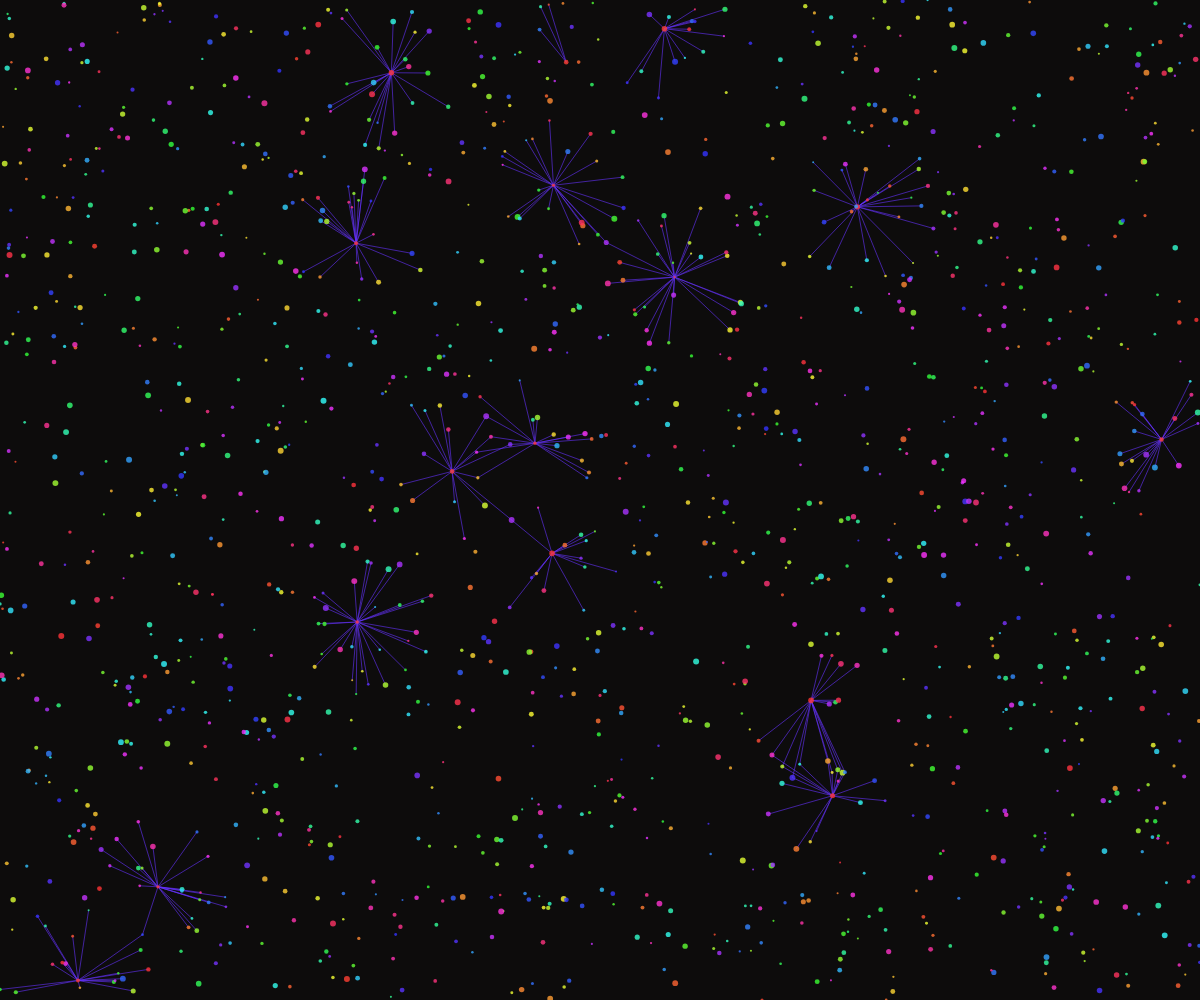
Frame 1 (no input)
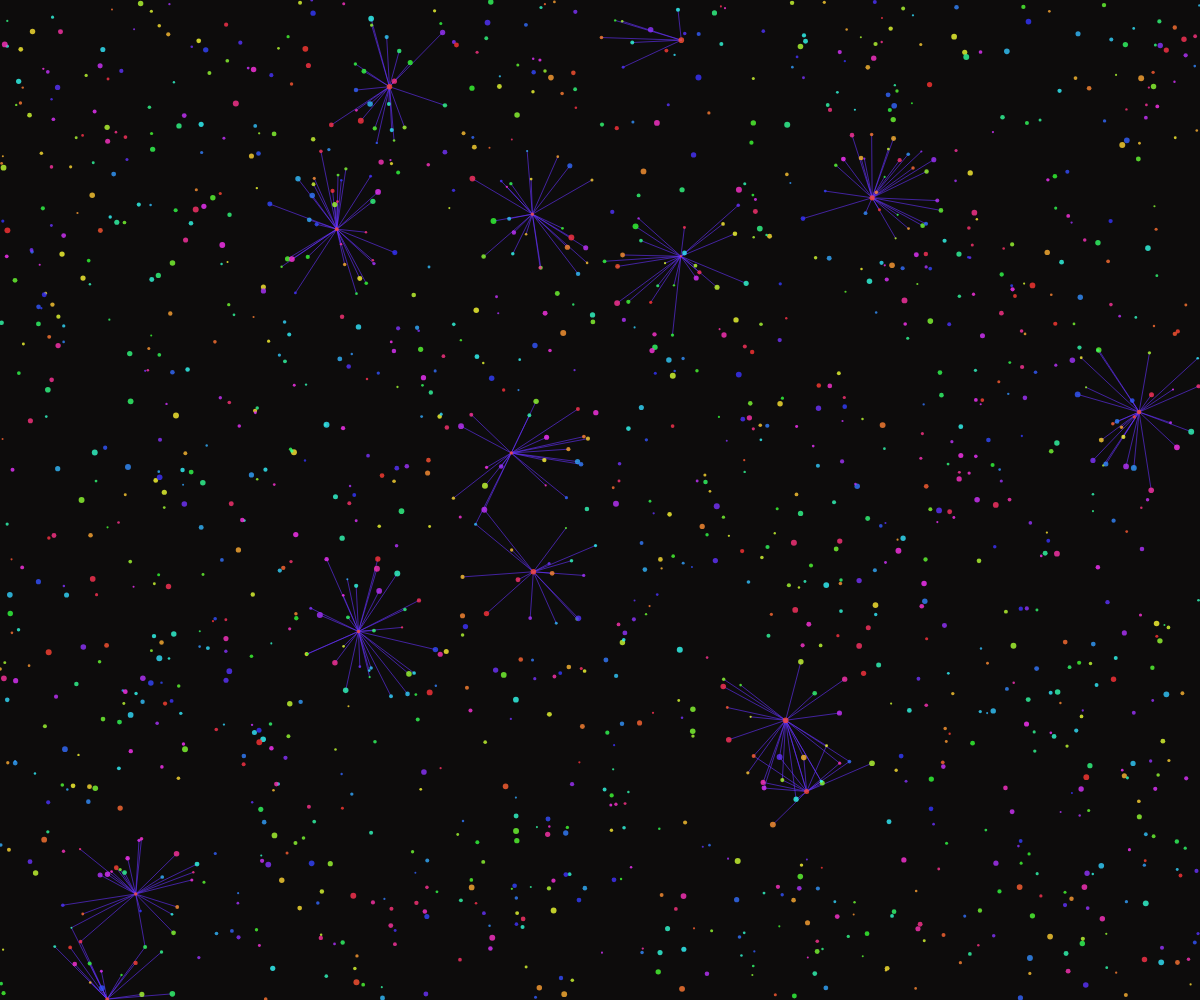
Frame 60 (no input)
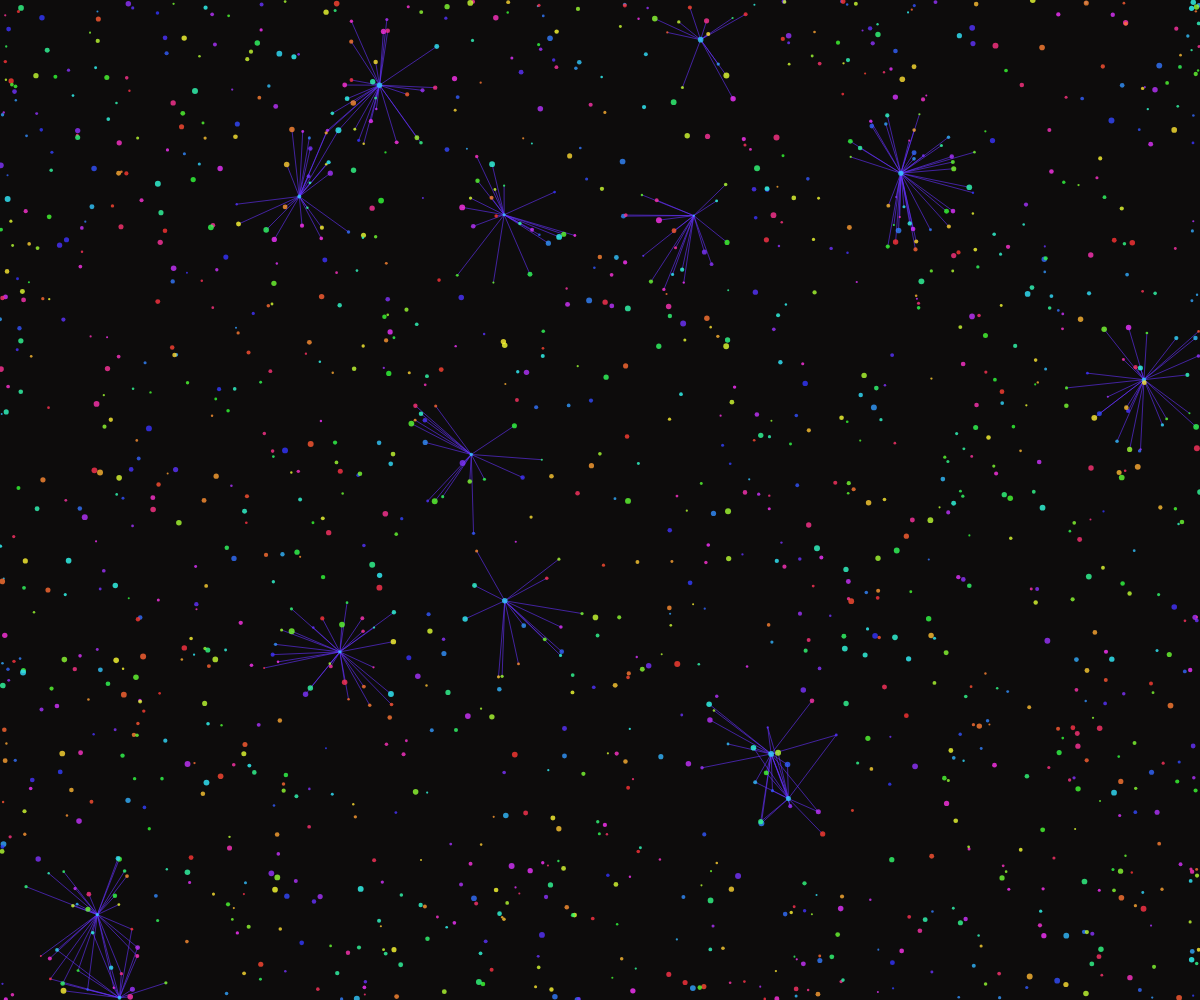
Frame 120 (the mouse pressed at the canvas centre since frame 60)

The p5.js sketch that drew these frames (run headless with seeded random() and noise() and a simulated clock; from frame 60 on, the mouse is pressed at the canvas centre):

// p5.js sketch
// ── sketch.js
let particles = [];
let grid;
let gridSize = 50;
let maxParticles = 1500;
let connectionCount = 0;
let maxConnectionsPerFrame = 300;

function setup() {
  createCanvas(windowWidth, windowHeight);
  colorMode(HSB, 360, 100, 100, 100);
  
  for (let i = 0; i < maxParticles; i++) {
    particles.push({
      pos: createVector(random(width), random(height)),
      vel: createVector(random(-0.5, 0.5), random(-0.5, 0.5)),
      hue: (i * 360 / maxParticles + frameCount * 0.5) % 360,
      size: random(2, 6)
    });
  }
  
  grid = new Array(ceil(width / gridSize));
  for (let i = 0; i < grid.length; i++) {
    grid[i] = new Array(ceil(height / gridSize));
    for (let j = 0; j < grid[i].length; j++) {
      grid[i][j] = [];
    }
  }
}

function draw() {
  background(0, 5, 5);
  
  // Update particles
  for (let p of particles) {
    p.pos.add(p.vel);
    p.hue = (p.hue + 0.1) % 360;
    
    // Bounce at edges with some randomness
    if (p.pos.x < 0 || p.pos.x > width) {
      p.vel.x *= -0.5 + random(-0.2, 0.2);
    }
    if (p.pos.y < 0 || p.pos.y > height) {
      p.vel.y *= -0.5 + random(-0.2, 0.2);
    }
    
    p.pos.x = constrain(p.pos.x, 0, width);
    p.pos.y = constrain(p.pos.y, 0, height);
  }
  
  // Clear and rebuild grid
  for (let i = 0; i < grid.length; i++) {
    for (let j = 0; j < grid[i].length; j++) {
      grid[i][j] = [];
    }
  }
  
  for (let i = 0; i < particles.length; i++) {
    let p = particles[i];
    let gx = floor(p.pos.x / gridSize);
    let gy = floor(p.pos.y / gridSize);
    if (gx >= 0 && gx < grid.length && gy >= 0 && gy < grid[0].length) {
      grid[gx][gy].push(i);
    }
  }
  
  // Draw connections
  let drawn = 0;
  stroke(255, 80, 100, 60);
  strokeWeight(1);
  
  for (let i = 0; i < particles.length && drawn < maxConnectionsPerFrame; i++) {
    let p1 = particles[i];
    let gx = floor(p1.pos.x / gridSize);
    let gy = floor(p1.pos.y / gridSize);
    
    for (let dx = -1; dx <= 1 && drawn < maxConnectionsPerFrame; dx++) {
      for (let dy = -1; dy <= 1 && drawn < maxConnectionsPerFrame; dy++) {
        let nx = gx + dx;
        let ny = gy + dy;
        if (nx >= 0 && nx < grid.length && ny >= 0 && ny < grid[0].length) {
          for (let j of grid[nx][ny]) {
            if (i !== j && drawn < maxConnectionsPerFrame) {
              let p2 = particles[j];
              let d = dist(p1.pos.x, p1.pos.y, p2.pos.x, p2.pos.y);
              if (d < 80) {
                line(p1.pos.x, p1.pos.y, p2.pos.x, p2.pos.y);
                drawn++;
              }
            }
          }
        }
      }
    }
  }
  
  // Draw particles
  for (let p of particles) {
    fill(p.hue, 80, 100, 80);
    noStroke();
    ellipse(p.pos.x, p.pos.y, p.size);
  }
}

function mousePressed() {
  // Glitch effect: push particles outward
  for (let p of particles) {
    let dir = p5.Vector.sub(p.pos, createVector(mouseX, mouseY));
    dir.setMag(random(2, 5));
    p.vel.add(dir.mult(0.1));
  }
  
  // Brief burst of color
  for (let i = 0; i < particles.length; i++) {
    particles[i].hue = (particles[i].hue + 180) % 360;
  }
}

function windowResized() {
  resizeCanvas(windowWidth, windowHeight);
}
